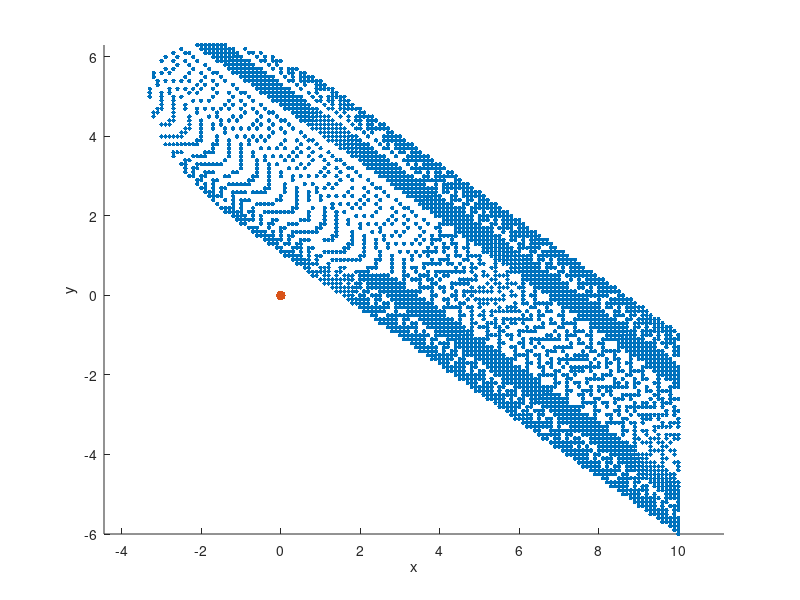

Source code (MATLAB): (Note: this script raises an error after producing the figure.)
%% dummy data for testing
xoff=-3;
yoff=-2;
radius=1;
zoff=1;
[xx,yy,zz]=meshgrid(-10:.1:10,-10:.1:10,-10:.1:10);

Cp=[1 0 0 -xoff;
    0 1 0 -yoff;
    0 0 0 0;
    0 0 0  -(radius^2)];

%rot z
t1=[ cos(pi/4) -sin(pi/4)  0  0;
     sin(pi/4)  cos(pi/4)  0  0;
     0          0          1  0;
     0          0          0  1];

%rot y
t2=[ cos(pi/4)     0      sin(pi/4)  0;
     0             1      0          0;
     -sin(pi/4)    0     cos(pi/4)   0;
     0             0     0           1];

 %rot x
t3=[ 1           0        0           0;
     0         cos(pi/4)  -sin(pi/4)  0;
     0         sin(pi/4)  cos(pi/4)   0;
     0           0         0          1]; 
 
 t4=[1           0        0          3
     0           1        0          3;
     0           0        1          0;
     0           0        0          1]; 
 
 M=t1*t2*t3*t4';
 
Cdummy=inv(M)*Cp*inv(M).';


dummy_grid=[xx(:),yy(:),zz(:),1*ones(size(xx(:)))].';
dummy_quadric=sum(dummy_grid.*(Cdummy*dummy_grid),1);
dummy_selectpts=(abs(dummy_quadric))<.05 & zz(:).'<0;
 xdata=xx(dummy_selectpts).';
 ydata=yy(dummy_selectpts).';
 zdata=zz(dummy_selectpts).';

figure(1); clf; hold on;
scatter3(xdata,ydata,zdata,10,'filled','y'); 
 axis equal; axis tight; xlabel('x');ylabel('y'); zlabel('z');


scatter3(0,0,0,50,'blue','filled')
% pts=(abs((zz-zoff).^2+(yy-yoff).^2-radius^2)<.1 & zz<zoff);
% 

% scatter3(xdata,ydata,zdata,10,'filled','k'); 
data=[xdata,ydata,zdata,ones(size(xdata))].';
%% Experimental Data
Optical_Scan='D:\MetaImager\CREAform\Cylinder Experiment\dataforpassivecalibration\creaform.txt';
Optical_Data=dlmread(Optical_Scan,'\t',0,0);
opt_fiducial = Optical_Data(Optical_Data(:,9)==0,1:3)/1000; %also convert m
target_pts=opt_fiducial(Optical_Data(:,9)<1 ,[1 2 3]); %any coded fiducial less than 7 is coord sys or bar 

%isolate cylinder
target_pts=target_pts(target_pts(:,3)>.8 & target_pts(:,2)>-1.6,:);

figure(2); clf;
scatter3(target_pts(:,1),target_pts(:,2),target_pts(:,3),5,'filled','k');
axis equal; axis tight; xlabel('x');ylabel('y'); zlabel('z');

data=[target_pts,ones(size(target_pts(:,1)))].';
delta=.005;
[xx, yy, zz]=meshgrid(min(target_pts(:,1)):delta:max(target_pts(:,1)),...
                      min(target_pts(:,2)):delta:max(target_pts(:,2)),...
                      (-.8+min(target_pts(:,3))):delta:(+.8+max(target_pts(:,3))));
hold on;
%  scatter3(xx(:),yy(:),zz(:),1,'filled','g');
%% solve for best cylindrical fit
figure(2)
%function for vectorizing lower triangle of matrix
vech=@(M) M(tril(true(size(M))));

%populate A matrix
A=zeros(size(data,2),10);
for ii=1:size(data,2);
    M=data(:,ii)*(data(:,ii).');
    A(ii,:)=vech(M); 
end

%SVD
[U,S,V]=svd(A,0);
% extract most degenerate fit (least square using SVD)
C=V(:, end);
C=  [ C(1) .5*C(2) .5*C(3) .5*C(4); ...
      .5*C(2) C(5) .5*C(6) .5*C(7); ...
      .5*C(3) .5*C(6) C(8) .5*C(9); ...
      .5*C(4) .5*C(7) .5*C(9) C(10) ];

grid=[xx(:),yy(:),zz(:),1*ones(size(xx(:)))].';
quadric=sum(grid.*(C*grid),1);
selectpts=abs(quadric)<.005^2;

hold on;
scatter3(xx(selectpts),yy(selectpts),zz(selectpts),5,'r');
 axis equal; axis tight; xlabel('x');ylabel('y'); zlabel('z');
